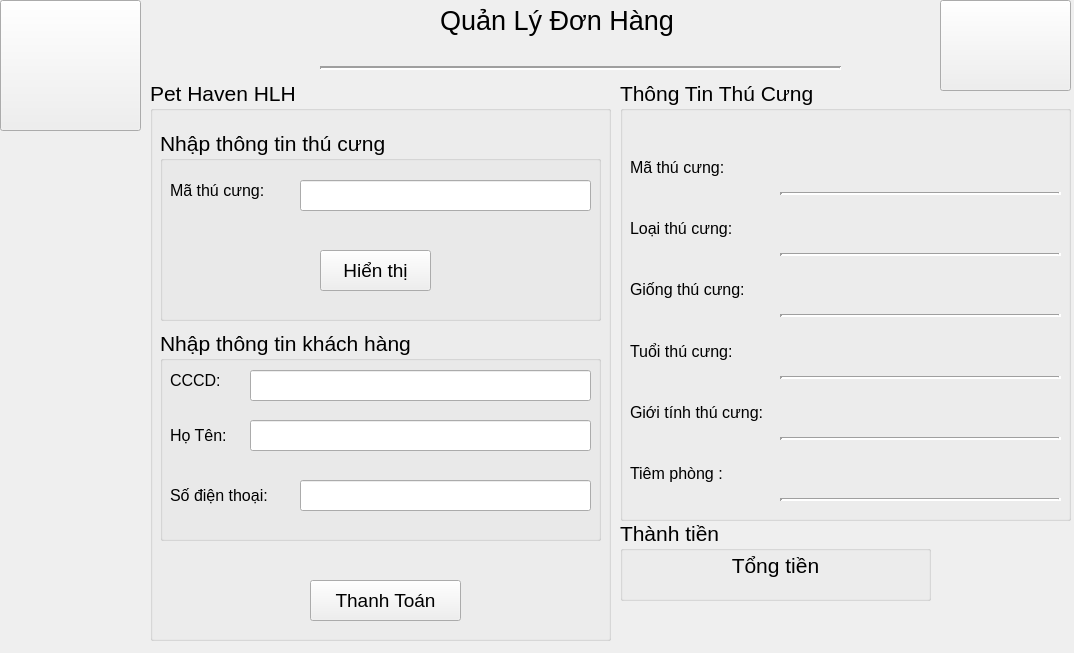
<?xml version="1.0" encoding="UTF-8"?>
<ui version="4.0">
 <class>MainWindow</class>
 <widget class="QMainWindow" name="MainWindow">
  <property name="geometry">
   <rect>
    <x>0</x>
    <y>0</y>
    <width>1074</width>
    <height>653</height>
   </rect>
  </property>
  <property name="windowTitle">
   <string>MainWindow</string>
  </property>
  <widget class="QWidget" name="centralwidget">
   <widget class="QGroupBox" name="groupBox">
    <property name="geometry">
     <rect>
      <x>150</x>
      <y>80</y>
      <width>461</width>
      <height>561</height>
     </rect>
    </property>
    <property name="font">
     <font>
      <pointsize>16</pointsize>
     </font>
    </property>
    <property name="title">
     <string>Pet Haven HLH</string>
    </property>
    <widget class="QGroupBox" name="groupBox_3">
     <property name="geometry">
      <rect>
       <x>10</x>
       <y>50</y>
       <width>441</width>
       <height>191</height>
      </rect>
     </property>
     <property name="title">
      <string>Nhập thông tin thú cưng</string>
     </property>
     <widget class="QLabel" name="label_2">
      <property name="geometry">
       <rect>
        <x>10</x>
        <y>40</y>
        <width>121</width>
        <height>41</height>
       </rect>
      </property>
      <property name="font">
       <font>
        <pointsize>12</pointsize>
       </font>
      </property>
      <property name="text">
       <string>Mã thú cưng:</string>
      </property>
     </widget>
     <widget class="QLineEdit" name="tb_m">
      <property name="geometry">
       <rect>
        <x>140</x>
        <y>50</y>
        <width>291</width>
        <height>31</height>
       </rect>
      </property>
     </widget>
     <widget class="QPushButton" name="bt_ht">
      <property name="geometry">
       <rect>
        <x>160</x>
        <y>120</y>
        <width>111</width>
        <height>41</height>
       </rect>
      </property>
      <property name="font">
       <font>
        <pointsize>14</pointsize>
       </font>
      </property>
      <property name="text">
       <string>Hiển thị</string>
      </property>
     </widget>
    </widget>
    <widget class="QGroupBox" name="groupBox_4">
     <property name="geometry">
      <rect>
       <x>10</x>
       <y>250</y>
       <width>441</width>
       <height>211</height>
      </rect>
     </property>
     <property name="title">
      <string>Nhập thông tin khách hàng</string>
     </property>
     <widget class="QLabel" name="label_3">
      <property name="geometry">
       <rect>
        <x>10</x>
        <y>90</y>
        <width>81</width>
        <height>31</height>
       </rect>
      </property>
      <property name="font">
       <font>
        <pointsize>12</pointsize>
       </font>
      </property>
      <property name="text">
       <string>Họ Tên:</string>
      </property>
     </widget>
     <widget class="QLineEdit" name="tb_cccd">
      <property name="geometry">
       <rect>
        <x>90</x>
        <y>40</y>
        <width>341</width>
        <height>31</height>
       </rect>
      </property>
     </widget>
     <widget class="QLabel" name="label_4">
      <property name="geometry">
       <rect>
        <x>10</x>
        <y>150</y>
        <width>131</width>
        <height>31</height>
       </rect>
      </property>
      <property name="font">
       <font>
        <pointsize>12</pointsize>
       </font>
      </property>
      <property name="text">
       <string>Số điện thoại:</string>
      </property>
     </widget>
     <widget class="QLineEdit" name="tb_ht">
      <property name="geometry">
       <rect>
        <x>90</x>
        <y>90</y>
        <width>341</width>
        <height>31</height>
       </rect>
      </property>
     </widget>
     <widget class="QLabel" name="label_5">
      <property name="geometry">
       <rect>
        <x>10</x>
        <y>40</y>
        <width>71</width>
        <height>21</height>
       </rect>
      </property>
      <property name="font">
       <font>
        <pointsize>12</pointsize>
       </font>
      </property>
      <property name="text">
       <string>CCCD:</string>
      </property>
     </widget>
     <widget class="QLineEdit" name="tb_sdt">
      <property name="geometry">
       <rect>
        <x>140</x>
        <y>150</y>
        <width>291</width>
        <height>31</height>
       </rect>
      </property>
     </widget>
    </widget>
    <widget class="QPushButton" name="bt_tt">
     <property name="geometry">
      <rect>
       <x>160</x>
       <y>500</y>
       <width>151</width>
       <height>41</height>
      </rect>
     </property>
     <property name="font">
      <font>
       <pointsize>14</pointsize>
      </font>
     </property>
     <property name="text">
      <string>Thanh Toán</string>
     </property>
    </widget>
   </widget>
   <widget class="QGroupBox" name="groupBox_2">
    <property name="geometry">
     <rect>
      <x>620</x>
      <y>80</y>
      <width>451</width>
      <height>441</height>
     </rect>
    </property>
    <property name="font">
     <font>
      <pointsize>16</pointsize>
     </font>
    </property>
    <property name="title">
     <string>Thông Tin Thú Cưng</string>
    </property>
    <widget class="QWidget" name="layoutWidget">
     <property name="geometry">
      <rect>
       <x>10</x>
       <y>60</y>
       <width>141</width>
       <height>361</height>
      </rect>
     </property>
     <layout class="QGridLayout" name="gridLayout">
      <item row="5" column="0">
       <widget class="QLabel" name="label_7">
        <property name="font">
         <font>
          <pointsize>12</pointsize>
         </font>
        </property>
        <property name="text">
         <string>Tiêm phòng :</string>
        </property>
       </widget>
      </item>
      <item row="4" column="0">
       <widget class="QLabel" name="label_11">
        <property name="font">
         <font>
          <pointsize>12</pointsize>
         </font>
        </property>
        <property name="text">
         <string>Giới tính thú cưng:</string>
        </property>
       </widget>
      </item>
      <item row="0" column="0">
       <widget class="QLabel" name="label_6">
        <property name="font">
         <font>
          <pointsize>12</pointsize>
         </font>
        </property>
        <property name="text">
         <string>Mã thú cưng:</string>
        </property>
       </widget>
      </item>
      <item row="3" column="0">
       <widget class="QLabel" name="label_10">
        <property name="font">
         <font>
          <pointsize>12</pointsize>
         </font>
        </property>
        <property name="text">
         <string>Tuổi thú cưng:</string>
        </property>
       </widget>
      </item>
      <item row="2" column="0">
       <widget class="QLabel" name="label_9">
        <property name="font">
         <font>
          <pointsize>12</pointsize>
         </font>
        </property>
        <property name="text">
         <string>Giống thú cưng:</string>
        </property>
       </widget>
      </item>
      <item row="1" column="0">
       <widget class="QLabel" name="label_8">
        <property name="font">
         <font>
          <pointsize>12</pointsize>
         </font>
        </property>
        <property name="text">
         <string>Loại thú cưng:</string>
        </property>
       </widget>
      </item>
     </layout>
    </widget>
    <widget class="QWidget" name="layoutWidget">
     <property name="geometry">
      <rect>
       <x>160</x>
       <y>60</y>
       <width>281</width>
       <height>361</height>
      </rect>
     </property>
     <layout class="QGridLayout" name="gridLayout_2">
      <item row="3" column="0">
       <widget class="Line" name="line_3">
        <property name="lineWidth">
         <number>3</number>
        </property>
        <property name="orientation">
         <enum>Qt::Horizontal</enum>
        </property>
       </widget>
      </item>
      <item row="2" column="0">
       <widget class="QLabel" name="lb_l">
        <property name="font">
         <font>
          <family>Arial</family>
          <pointsize>14</pointsize>
          <weight>75</weight>
          <bold>true</bold>
         </font>
        </property>
        <property name="text">
         <string/>
        </property>
       </widget>
      </item>
      <item row="7" column="0">
       <widget class="Line" name="line_5">
        <property name="lineWidth">
         <number>3</number>
        </property>
        <property name="orientation">
         <enum>Qt::Horizontal</enum>
        </property>
       </widget>
      </item>
      <item row="10" column="0">
       <widget class="QLabel" name="lb_tp">
        <property name="font">
         <font>
          <family>Arial</family>
          <pointsize>14</pointsize>
          <weight>75</weight>
          <bold>true</bold>
         </font>
        </property>
        <property name="text">
         <string/>
        </property>
       </widget>
      </item>
      <item row="5" column="0">
       <widget class="Line" name="line_4">
        <property name="lineWidth">
         <number>3</number>
        </property>
        <property name="orientation">
         <enum>Qt::Horizontal</enum>
        </property>
       </widget>
      </item>
      <item row="6" column="0">
       <widget class="QLabel" name="lb_t">
        <property name="font">
         <font>
          <family>Arial</family>
          <pointsize>14</pointsize>
          <weight>75</weight>
          <bold>true</bold>
         </font>
        </property>
        <property name="text">
         <string/>
        </property>
       </widget>
      </item>
      <item row="0" column="0">
       <widget class="QLabel" name="lb_m">
        <property name="font">
         <font>
          <family>Arial</family>
          <pointsize>14</pointsize>
          <weight>75</weight>
          <bold>true</bold>
         </font>
        </property>
        <property name="text">
         <string/>
        </property>
       </widget>
      </item>
      <item row="4" column="0">
       <widget class="QLabel" name="lb_g">
        <property name="font">
         <font>
          <family>Arial</family>
          <pointsize>14</pointsize>
          <weight>75</weight>
          <bold>true</bold>
         </font>
        </property>
        <property name="text">
         <string/>
        </property>
       </widget>
      </item>
      <item row="11" column="0">
       <widget class="Line" name="line_6">
        <property name="lineWidth">
         <number>3</number>
        </property>
        <property name="orientation">
         <enum>Qt::Horizontal</enum>
        </property>
       </widget>
      </item>
      <item row="1" column="0">
       <widget class="Line" name="line_2">
        <property name="lineWidth">
         <number>3</number>
        </property>
        <property name="orientation">
         <enum>Qt::Horizontal</enum>
        </property>
       </widget>
      </item>
      <item row="8" column="0">
       <widget class="QLabel" name="lb_gt">
        <property name="font">
         <font>
          <family>Arial</family>
          <pointsize>14</pointsize>
          <weight>75</weight>
          <bold>true</bold>
         </font>
        </property>
        <property name="text">
         <string/>
        </property>
       </widget>
      </item>
      <item row="9" column="0">
       <widget class="Line" name="line_7">
        <property name="lineWidth">
         <number>3</number>
        </property>
        <property name="orientation">
         <enum>Qt::Horizontal</enum>
        </property>
       </widget>
      </item>
     </layout>
    </widget>
   </widget>
   <widget class="QLabel" name="label">
    <property name="geometry">
     <rect>
      <x>440</x>
      <y>0</y>
      <width>281</width>
      <height>41</height>
     </rect>
    </property>
    <property name="font">
     <font>
      <pointsize>20</pointsize>
     </font>
    </property>
    <property name="text">
     <string>Quản Lý Đơn Hàng</string>
    </property>
   </widget>
   <widget class="QPushButton" name="pushButton">
    <property name="geometry">
     <rect>
      <x>0</x>
      <y>0</y>
      <width>141</width>
      <height>131</height>
     </rect>
    </property>
    <property name="styleSheet">
     <string notr="true">
border-image: url(:/logo/Pet Haven.png);</string>
    </property>
    <property name="text">
     <string/>
    </property>
   </widget>
   <widget class="Line" name="line">
    <property name="geometry">
     <rect>
      <x>320</x>
      <y>60</y>
      <width>521</width>
      <height>16</height>
     </rect>
    </property>
    <property name="lineWidth">
     <number>2</number>
    </property>
    <property name="orientation">
     <enum>Qt::Horizontal</enum>
    </property>
   </widget>
   <widget class="QPushButton" name="pushButton_2">
    <property name="geometry">
     <rect>
      <x>940</x>
      <y>0</y>
      <width>131</width>
      <height>91</height>
     </rect>
    </property>
    <property name="styleSheet">
     <string notr="true">border-image: url(:/logo/kitty.png);</string>
    </property>
    <property name="text">
     <string/>
    </property>
   </widget>
   <widget class="QGroupBox" name="groupBox_5">
    <property name="geometry">
     <rect>
      <x>620</x>
      <y>520</y>
      <width>311</width>
      <height>81</height>
     </rect>
    </property>
    <property name="font">
     <font>
      <pointsize>16</pointsize>
     </font>
    </property>
    <property name="title">
     <string>Thành tiền</string>
    </property>
    <widget class="QLabel" name="lb_tt">
     <property name="geometry">
      <rect>
       <x>20</x>
       <y>30</y>
       <width>271</width>
       <height>31</height>
      </rect>
     </property>
     <property name="text">
      <string>Tổng tiền</string>
     </property>
     <property name="alignment">
      <set>Qt::AlignCenter</set>
     </property>
    </widget>
   </widget>
  </widget>
 </widget>
 <resources>
  <include location="logo.qrc"/>
 </resources>
 <connections/>
</ui>
